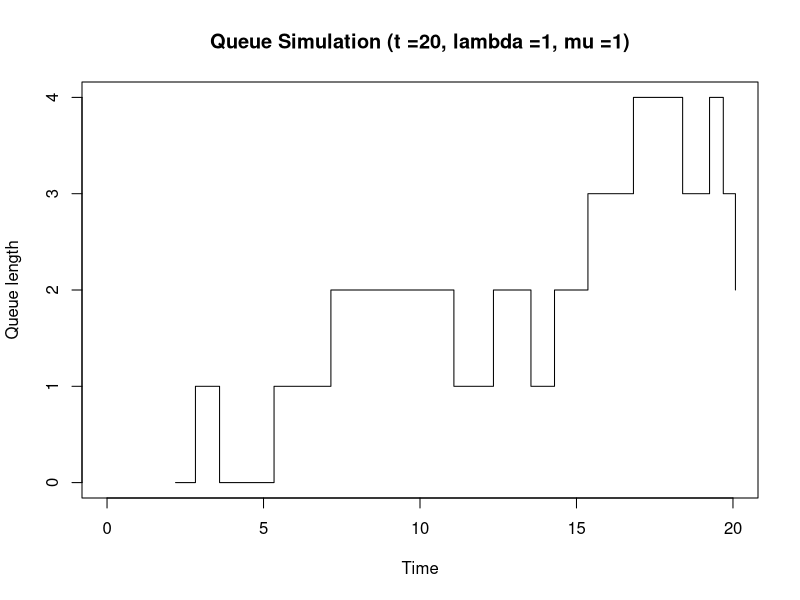

Here is the R script that generated this plot:
## ---- chunk 1
WaitingTimes <-  function(n, lambda,mu){
  # Initialize times array
  #inter_arrival.times= array()
  wait.times = array()
  service.times = array()
  arrival.times = array()
  depart.times = array()
  # First customer
  inter_arrival.first =  rexp(1,rate = lambda)
  service.first = rexp(1,rate = mu)
  wait.first = 0
  #inter_arrival.times[1] = inter_arrival.first
  arrival.times[1] = inter_arrival.first
  wait.times[1] = wait.first
  service.times[1] = service.first
  depart.times[1] = arrival.times[1] + wait.times[1] + service.times[1]
  # Prepare for the next customer
  arrival.previous = inter_arrival.first
  depart.previous = inter_arrival.first + wait.first + service.first
  
  for (i in 2:n){
    # Generate random time for the next customer
    inter_arrival.next = rexp(1,rate = lambda)
    service.next = rexp(1, rate = mu)
    arrival.next = arrival.previous + inter_arrival.next
    wait.next = ifelse(depart.previous <= arrival.next, 0, depart.previous - arrival.next)
    ## Record current "next" customer into arrays to simulate that he has left
    ## Update arrival and depart time accordingly
    # inter_arrival.times[i] = inter_arrival.next
    arrival.times[i] = arrival.next
    wait.times[i] = wait.next
    service.times[i] = service.next
    depart.times[i] = arrival.next + wait.next + service.next
    arrival.previous = arrival.times[i]
    depart.previous = depart.times[i]
  }
  return(wait.times)
}
## ---- chunk 2
set.seed(5)
WaitingTimes(10,1,1)
## ---- chunk 3
plotQ <- function(t,lambda, mu){
  # Initialization
  t.elapsed = 0
  Q_history = 0
  # Generate first customer
  T1 = rexp(1,rate=lambda)
  Q = 1
  event_times = T1
  t.elapsed = T1
  num_event = 1
  
  while (t.elapsed < t) {
  num_event = num_event+1
  if(Q>0) {
    # check to make sure queue was not empty
    T1 = rexp(1,rate=lambda)
    # roll the dice
    # generate a random number to determine the type of the next event
    p = runif(1,0,1)
    Q_history[num_event] = Q
    # if arrival, Q increase by 1; if departure, Q decreases by 1
    Q = ifelse(p<lambda/(lambda+mu),Q+1,Q-1)
    } else {
      # here, the queue was empty, so only arrivals are possible
      T1 = rexp(1,rate=lambda)
      Q_history[num_event] = Q
      Q = 1
      }
  t.elapsed = t.elapsed+T1
  event_times[num_event] = T1
}

plot(cumsum(event_times),Q_history,type="s", 
     xlab="Time",ylab="Queue length",
     xlim = c(0,t),
     main=paste("Queue Simulation (t =",t, ", lambda =",lambda, ", mu =", mu, ")",
                sep = ""))
}

## ---- chunk 4
lambda = 1
mu = 1
t = 20
set.seed(12)
plotQ(t,lambda, mu)
## ---- chunk 5
N <- 20000
lambda <- 1
mu <- 1
w2.simulated.1 = array()
for (i in 1:N){
 set.seed(i)
 w2.simulated.1[i] = WaitingTimes(2,lambda,mu)[2]
}
w2.p1 <- sum(w2.simulated.1 >=1)/N
cat("Simulated P (W2 >= 1) = ", w2.p1)
## ---- chunk 6
w2.simulated.100 = array()
for (i in 1:N){
 set.seed(i)
 w2.simulated.100[i] = WaitingTimes(100,lambda,mu)[100]
}
w2.p100 <- sum(w2.simulated.100 >=1)/N
cat("Simulated P (W2 >= 100) = ", w2.p100)
